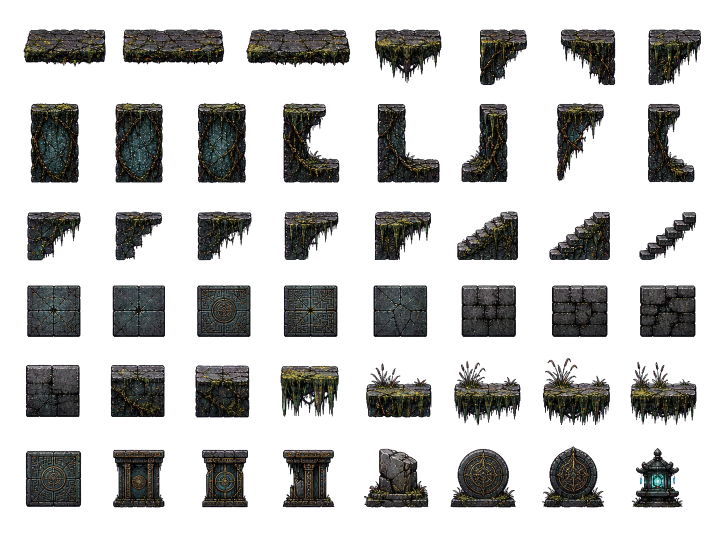
#> input picture assets/art/tilesets/dac_formal_terrain_tileset_ai01.png, 1448 x 1086 px, found by its file name (shown at 1/2 size)
$ python normalize_dac_formal_terrain_tileset.py
#> lines starting #> are read from the running program, lines starting #| are printed output that depends on the picture
"""Normalize the DAC image_gen terrain sheet into a Godot-friendly 64px grid."""

from __future__ import annotations

import json
from pathlib import Path
from PIL import Image


SOURCE = Path("assets/art/tilesets/dac_formal_terrain_tileset_ai01.png")
OUT = Path("assets/art/tilesets/dac_formal_terrain_tileset_ai01_64.png")
REGIONS = Path("assets/art/tilesets/dac_formal_terrain_tileset_ai01_64.regions.json")
SEMANTICS = Path("assets/art/tilesets/dac_formal_terrain_tileset_ai01_64.semantics.json")

COLUMNS = 8
ROWS = 6
CELL = 64
PADDED_MAX = 58


def _fit_tile(tile: Image.Image) -> Image.Image:
    bbox = tile.getbbox()
    out = Image.new("RGBA", (CELL, CELL), (0, 0, 0, 0))
    if bbox is None:
        return out

    cropped = tile.crop(bbox)
    scale = min(PADDED_MAX / cropped.width, PADDED_MAX / cropped.height, 1.0)
    size = (max(1, round(cropped.width * scale)), max(1, round(cropped.height * scale)))
    resized = cropped.resize(size, Image.Resampling.LANCZOS)
    out.alpha_composite(resized, ((CELL - size[0]) // 2, (CELL - size[1]) // 2))
    return out


def main() -> None:
    source = Image.open(SOURCE).convert("RGBA")
#> source is the input picture: PIL image 1448x1086 RGBA; mean R, G, B, A 14.9, 14.8, 13.6, 75.2
    atlas = Image.new("RGBA", (COLUMNS * CELL, ROWS * CELL), (0, 0, 0, 0))
#> atlas: PIL image 512x384 RGBA; every value is 0
    frames = []

    for row in range(ROWS):
        for col in range(COLUMNS):
            left = round(col * source.width / COLUMNS)
            top = round(row * source.height / ROWS)
            right = round((col + 1) * source.width / COLUMNS)
            bottom = round((row + 1) * source.height / ROWS)
            normalized = _fit_tile(source.crop((left, top, right, bottom)))
            atlas.alpha_composite(normalized, (col * CELL, row * CELL))
            frames.append({
                "index": row * COLUMNS + col,
                "name": f"dac_formal_terrain_tile_{row + 1:02d}_{col + 1:02d}",
                "region": [col * CELL, row * CELL, CELL, CELL],
            })
#> this loop made 6 passes
#> pass 1, in _fit_tile, `cropped = tile.crop(bbox)`:
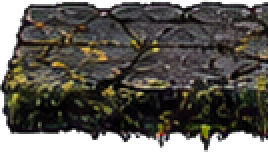
#> cropped: PIL image 134x76 RGBA (shown 2 times larger); mean R, G, B, A 48.4, 45.4, 39.3, 210.4; transparent parts drawn white
#> pass 1, in _fit_tile, `resized = cropped.resize(size, Image.Resampling.LANCZOS)`:
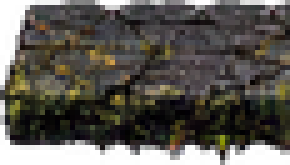
#> resized: PIL image 58x33 RGBA (shown 5 times larger); mean R, G, B, A 49.2, 46.1, 39.9, 210.6; transparent parts drawn white
#> pass 1, in _fit_tile (call 2), `cropped = tile.crop(bbox)`:
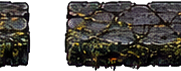
#> cropped: PIL image 181x71 RGBA; mean R, G, B, A 42.1, 39.2, 35, 183.9; transparent parts drawn white
#> after the loop:
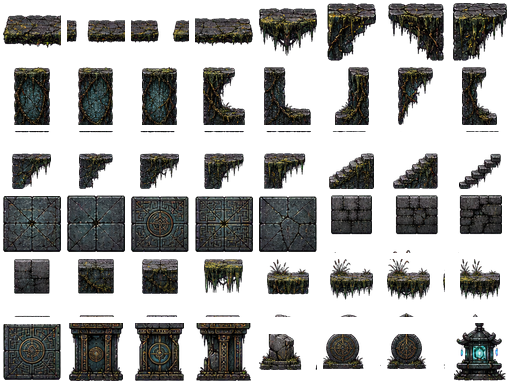
#> atlas: PIL image 512x384 RGBA; mean R, G, B, A 20.5, 20.5, 19.1, 101.5; transparent parts drawn white
#> after the loop:
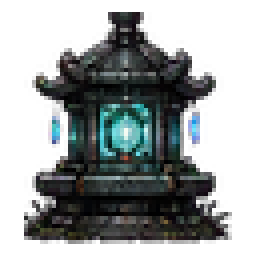
#> normalized: PIL image 64x64 RGBA (shown 4 times larger); mean R, G, B, A 20.1, 24.6, 25.2, 116.1; transparent parts drawn white
#> after the loop, frames = 48 items

    OUT.parent.mkdir(parents=True, exist_ok=True)
    atlas.save(OUT)
    REGIONS.write_text(json.dumps({
        "id": "dac_formal_terrain_tileset_ai01_64",
        "kind": "tileset_sheet",
        "source": str(SOURCE).replace("\\", "/"),
        "output": str(OUT).replace("\\", "/"),
        "cell": [CELL, CELL],
        "columns": COLUMNS,
        "rows": ROWS,
        "frames": frames,
    }, ensure_ascii=False, indent=2), encoding="utf-8")
    SEMANTICS.write_text(json.dumps({
        "version": 1,
        "asset_id": "dac_formal_terrain_tileset_ai01_64",
        "kind": "tileset_sheet",
        "source_asset": "dac_formal_terrain_tileset_ai01",
        "output": str(OUT).replace("\\", "/"),
        "entry_count": len(frames),
        "boundary": "image_gen source normalized to 64x64 transparent Godot tiles; collision remains authored by room StaticBody2D.",
        "entries": frames,
    }, ensure_ascii=False, indent=2), encoding="utf-8")

    pixels = (atlas.getpixel((x, y)) for y in range(atlas.height) for x in range(atlas.width))
    opaque = [px for px in pixels if px[3] > 200]
#> opaque = 74957 items
    magenta = sum(1 for r, g, b, a in opaque if r > 230 and b > 230 and g < 80)
#> magenta = 0
    green = sum(1 for r, g, b, a in opaque if g > 230 and r < 80 and b < 80)
#> green = 0
    white = sum(1 for r, g, b, a in opaque if r > 245 and g > 245 and b > 245)
#> white = 0
    corners = [atlas.getpixel((0, 0))[3], atlas.getpixel((atlas.width - 1, 0))[3], atlas.getpixel((0, atlas.height - 1))[3], atlas.getpixel((atlas.width - 1, atlas.height - 1))[3]]
#> corners = [0, 0, 0, 0]
    print(f"normalized={OUT} size={atlas.size} opaque={len(opaque)} magenta={magenta} green={green} white={white} corners_alpha={corners}")
#| normalized=assets/art/tilesets/dac_formal_terrain_tileset_ai01_64.png size=(512, 384) opaque=74957 magenta=0 green=0 white=0 corners_alpha=[0, 0, 0, 0]
    if magenta or green or any(corners):
        raise SystemExit(1)


if __name__ == "__main__":
    main()

$ run again, with assets/art/tilesets/miasma_marsh_tileset_ai01.png copied over assets/art/tilesets/dac_formal_terrain_tileset_ai01.png
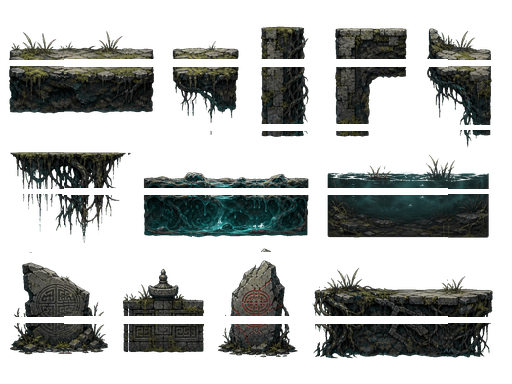
#> input picture assets/art/tilesets/miasma_marsh_tileset_ai01.png, 512 x 384 px, found by its file name
#> in main, source is the input picture: PIL image 512x384 RGBA; mean R, G, B, A 17.2, 20, 17.7, 88.6
#> the loop in main, `for row in range(ROWS):` made 6 passes
#> after the loop in main, `for row in range(ROWS):`:
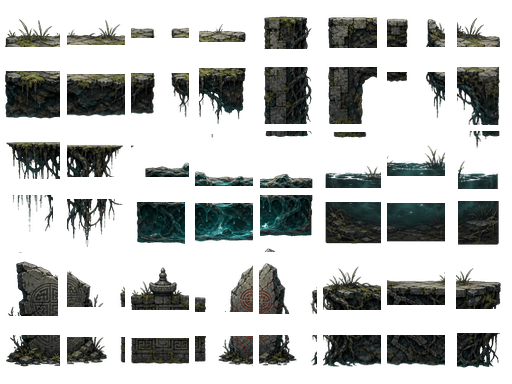
#> atlas: PIL image 512x384 RGBA; mean R, G, B, A 15.9, 18.6, 16.5, 80.4; transparent parts drawn white
#> after the loop in main, `for row in range(ROWS):`:
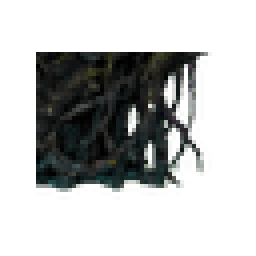
#> normalized: PIL image 64x64 RGBA (shown 4 times larger); mean R, G, B, A 7.8, 10.2, 9, 73.1; transparent parts drawn white
#> after the loop in main, `for row in range(ROWS):`: frames = 48 items
#> opaque = 59346 items
#> magenta = 0
#> corners = [0, 0, 0, 0]
#| normalized=assets/art/tilesets/dac_formal_terrain_tileset_ai01_64.png size=(512, 384) opaque=59346 magenta=0 green=0 white=0 corners_alpha=[0, 0, 0, 0]
